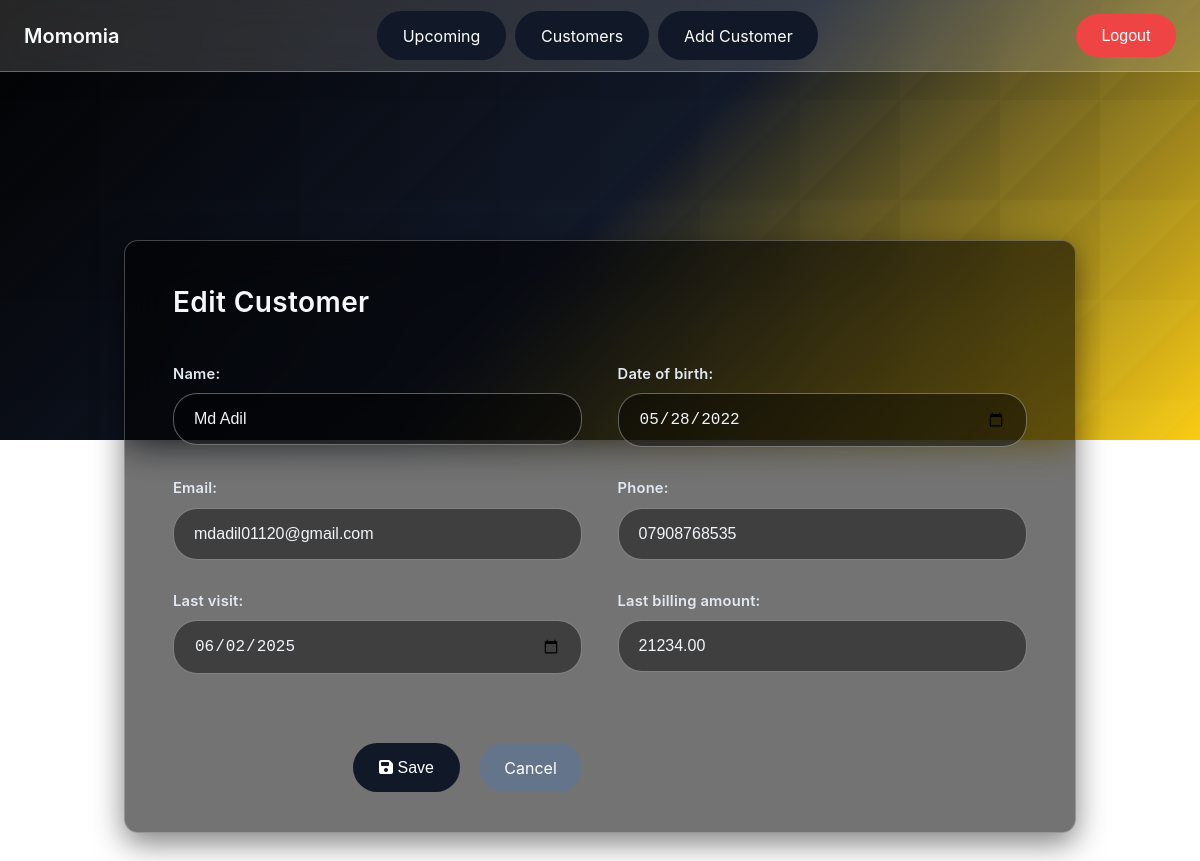
Page /edit/2/ (signed in) on the committed database.
### customers/models.py (models this page shows, shortened)
class Customer(models.Model):
    name         = models.CharField(max_length=255)
    dob          = models.DateField("Date of birth")
    email        = models.EmailField(blank=True, null=True)
    phone        = models.CharField(max_length=20, blank=True, null=True)
    last_visit   = models.DateField(blank=True, null=True)
    last_billing = models.DecimalField(
        "Last billing amount (₹)",
        max_digits=10, decimal_places=2,
        blank=True, null=True
    )

### customers/views.py (the view)
# urls.py: path("edit/<int:pk>/", views.CustomerUpdate.as_view(), name="customer_edit"),
class CustomerUpdate(LoginRequiredMixin, UpdateView):
    model         = Customer
    form_class    = CustomerForm
    template_name = "customers/form.html"
    success_url   = reverse_lazy("customer_list")

### customers/forms.py
class CustomerForm(forms.ModelForm):
    class Meta:
        model  = Customer
        fields = [
            "name", "dob", "email", "phone",
            "last_visit", "last_billing",
        ]
        widgets = {
            "dob":         forms.DateInput(attrs={"type": "date"}),
            "last_visit":  forms.DateInput(attrs={"type": "date"}),
            "last_billing": forms.NumberInput(attrs={
                "step": "0.01",
                "placeholder": "e.g. 499.00",
            }),
        }
        labels = {
            "last_billing": "Last billing amount",
        }

### templates/customers/form.html (shortened to what this page needs)
{% extends "base.html" %}
{% block content %}
<h1 class="form-heading">
  {% if view.object %}Edit{% else %}Add{% endif %}&nbsp;Customer
</h1>
<form method="post" class="customer-form">
  <div class="form-grid">
    <div class="field">{{ form.name.label_tag }}{{ form.name }}</div>
    <div class="field">{{ form.dob.label_tag }}{{ form.dob }}</div>
    <div class="field">{{ form.email.label_tag }}{{ form.email }}</div>
    <div class="field">{{ form.phone.label_tag }}{{ form.phone }}</div>
    <div class="field">{{ form.last_visit.label_tag }}{{ form.last_visit }}</div>
   <div class="field">
    {{ form.last_billing.label_tag }}
    {{ form.last_billing }}
</div>
  <div class="form-actions">
    <button type="submit" class="btn btn-primary">
      <i class="fa-solid fa-floppy-disk"></i>&nbsp;Save
    </button>
    <a href="{% url 'customer_list' %}" class="btn btn-secondary">Cancel</a>
  </div>
</form>
{% endblock %}

### static/css/site.css (style rules this page uses)
* { box-sizing:border-box;margin:0;padding:0; }
body { font-family:Inter,system-ui,sans-serif;line-height:1.5;color:#f5f7fa; }
:root { --c1:#000000; --c2:#111827; --c3:#facc15; --light:#f8fafc; --glass:rgba(255,255,255,.15); --glass-heavy:rgba(255,255,255,.25); --radius:14px; }
.btn { padding:.55rem 1.25rem;font-size:.9rem; background:var(--c2); border:none;border-radius:999px;color:#fff;cursor:pointer; transition:transform .2s,background .15s; }
.customer-form input,.customer-form select { width:100%;padding:.55rem .85rem;border-radius:var(--radius); border:1px solid rgba(255,255,255,.4); background:rgba(255,255,255,.15);color:#fff; }
.btn, .nav-btn { padding: .8rem 1.6rem; font-size: 1rem; }
.customer-form input, .customer-form select, .big-search { padding: .75rem 1rem; font-size: 1rem; }
.customer-form label { margin-bottom:.4rem;font-size:.83rem;color:#e2e8f0; }
.customer-form .form-grid { display:grid;gap:1.4rem; }
@media (min-width:640px) { .customer-form .form-grid { grid-template-columns:repeat(2,1fr); } }
.form-actions { margin-top:1.7rem;display:flex;gap:1rem; }
.btn-secondary { background:#64748b; }
a.btn, .btn-add { text-decoration: none; }
.customer-form input, .customer-form select { padding: 1rem 1.25rem !important; font-size: 1rem !important; border-radius: 24px !important; }
.customer-form .form-grid { gap: 1.9rem 2.2rem !important; }
.form-actions { margin-top: 2.4rem !important; }
.form-heading { font-size:1.75rem;font-weight:600;margin-bottom:2.5rem; letter-spacing:.4px; }
.customer-form { max-width:900px;margin-inline:auto; }
.customer-form .form-grid { display:grid; gap:2.2rem 3rem; grid-template-columns:1fr; }
@media (min-width:768px) { .customer-form .form-grid { grid-template-columns:1fr 1fr; } }
.customer-form .field { display:flex;flex-direction:column; }
.customer-form label { font-weight:600;font-size:.92rem;margin-bottom:.5rem; color:#e2e8f0;letter-spacing:.2px; }
.customer-form input, .customer-form select { padding:1rem 1.3rem;font-size:1.05rem;font-weight:500; border-radius:28px;border:1px solid rgba(255,255,255,.35); background:rgba(0,0,0,.45);color:#f1f5f9; }
.customer-form input::placeholder { color:#cbd5e1; }
.form-actions { display:flex;gap:1.2rem;margin-top:3rem;justify-content:flex-end; }
.btn-primary { background:var(--c2); }

### rows in the picture
Customer: name "Md Adil", dob "05/28/2022", email "mdadil01120@gmail.com", phone "07908768535", last_visit "06/02/2025", last_billing "21234.00"
